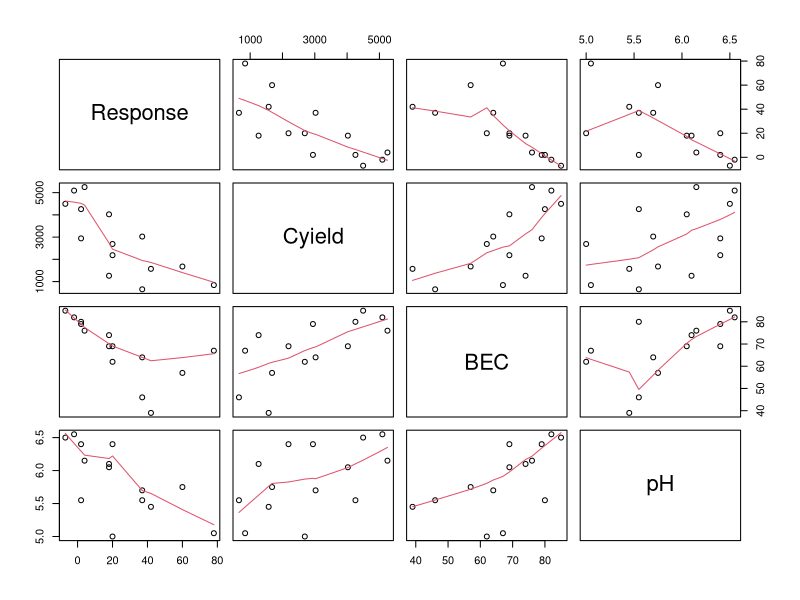

R code for this plot: (Note: this script raises an error after producing the figure.)
library("tidyverse")

birch <- read.table('birch.dat', header = TRUE)


pairs(birch, panel = panel.smooth)
cor(birch)
birch.lm = lm(Response ~ Cyield + BEC + pH, data = birch)
summary(birch.lm)
coefficients(birch.lm)

birch.lm = lm(Response ~ Cyield + BEC + pH, data = birch)
anova(birch.lm)

birch.lm = lm(Response ~ Cyield + BEC + pH, data = birch)
birch.aov = anova(birch.lm)
RegSS = birch.aov$`Sum Sq`[1:3]
birch.aov

birch.aov = anova(lm(Response ~ BEC + pH + Cyield, data = birch))
RegSS = birch.aov$`Sum Sq`[1:3]
birch.aov

birch.aov = anova(lm(Response ~ BEC + pH + Cyield, data = birch))
RegSS = birch.aov$`Sum Sq`[1:3]
birch.aov

birch.lm = lm(Response ~ Cyield + BEC + pH, data = birch)
summary(birch.lm)

summary(lm(Response ~ Cyield, data = birch))

summary(lm(Response ~ BEC, data = birch))

summary(lm(Response ~ pH, data = birch))

summary(lm(y ~ x1 + x2, data = multidat))


anova(lm(y ~ x1 + x2, data = multidat))


anova(lm(y ~ x2 + x1, data = multidat))

summary(lm(y ~ x1, data = multidat))$coefficients

summary(lm(y ~ x2, data = multidat))$coefficients

summary(lm(Response ~ Cyield + pH + BEC, data = birch))$coefficients

summary(lm(Response ~ Cyield + pH, data = birch))$coefficients

summary(lm(Response ~ Cyield, data = birch))

par(mfrow = c(1, 2))
mylm <- lm(Response ~ Cyield + pH, data = birch)
qqnorm(mylm$residuals, main = "Normal Q-Q plot of residuals")
plot(mylm$fitted, mylm$residuals, main = "Residuals vs Fitted",
     xlab = "Fitted", ylab = "Residuals")

par(mfrow = c(1, 2))
plot(birch$Cyield, mylm$residuals, main = "Residuals vs Cyield",
     xlab = "Cyield", ylab = "Residuals")
plot(birch$pH, mylm$residuals, main = "Residuals vs pH",
     xlab = "pH", ylab = "Residuals")

